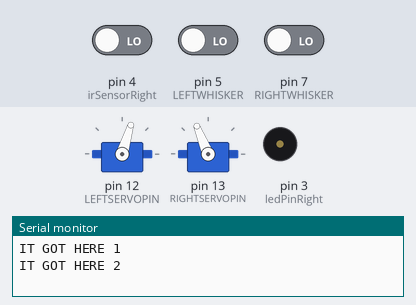
A sketch run on a simulated Arduino Uno, built with avr-gcc and run on an emulated ATmega328P. Shown: 2 × servo, buzzer (waves = sounding), the last lines printed to the serial monitor. Inputs (shaded band) come from the test bench; at power-on: pin 5 (LEFTWHISKER) LOW, pin 7 (RIGHTWHISKER) LOW, pin 4 (irSensorRight) LOW. EEPROM starts erased.

Above: at 1.3 s.
1.4 s: pin 5 (LEFTWHISKER) driven HIGH and pin 7 (RIGHTWHISKER) driven HIGH
At 2.7 s:
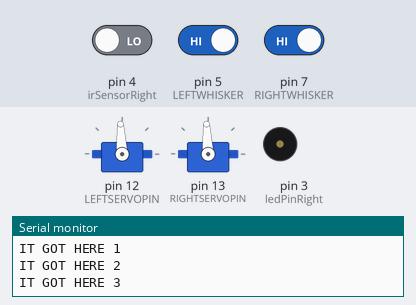
3.4 s: pin 4 (irSensorRight) driven HIGH
At 4.3 s:
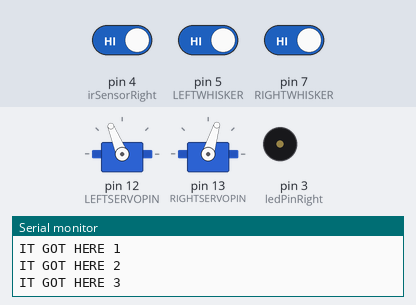
Timing chart, 0 to 6.4 s (numbered marks = the images above; inputs shaded):
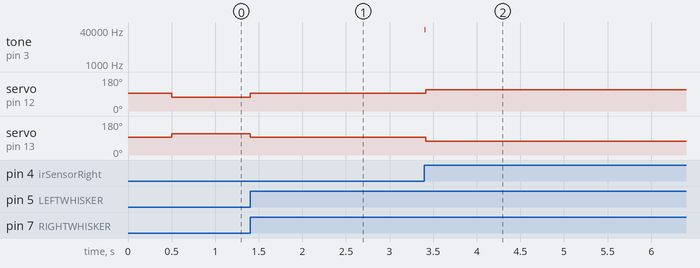

The sketch:

IR_Detection_Zone_Characterization.ino
```cpp
#include <Servo.h>
#include <EEPROM.h>

// SERVO MOTORS
Servo leftServo;
Servo rightServo;
const int LEFTSERVOPIN = 12;
const int RIGHTSERVOPIN = 13;

// IR LED/SENSOR
const int ledPinLeft = 10;
const int irSensorLeft = 6;
const int ledPinRight = 3;
const int irSensorRight = 4;

// WHISKER
const int LEFTWHISKER = 5;
const int RIGHTWHISKER = 7;

// SONAR PINS
const int PINGEMITTER = 10;
const int PINGRECEIVER = 10;

// -- Global variables for EEPROM
int address = 1;
//int count = 0; // 30 measurements

const int usTocm = 29;

void setup() {
  Serial.begin(9600);

  pinMode(ledPinRight, OUTPUT);
  pinMode(irSensorRight, INPUT);

  pinMode(LEFTWHISKER, INPUT);
  pinMode(RIGHTWHISKER, INPUT);

  leftServo.attach(LEFTSERVOPIN);
  rightServo.attach(RIGHTSERVOPIN);

  for(int zone = 0; zone <= 4; ++zone) {

      // Step 2: Roll forward until whisker touches, then pause for 1/2 second
      driveServos(200, 200);;
      while (digitalRead(LEFTWHISKER) == 1 || digitalRead(RIGHTWHISKER) == 1);
      driveServos(0, 0);
      Serial.println("IT GOT HERE 1");
      delay(500);

      // Step 3: Roll backwards until it no longer touches the wall, then pause for 1/2 second
      Serial.println("IT GOT HERE 2");
      driveServos(-200,-200);
      while (digitalRead(LEFTWHISKER) == 0 || digitalRead(RIGHTWHISKER) == 0);
      driveServos(0, 0);
      Serial.println("IT GOT HERE 3");
      delay(500);

      // Step 4: Read current time with millis() function. This is the start time
      unsigned long startTime = millis();

      // Step 5: Move backwards until sensors cannot detect
      while(irDistance(ledPinRight, irSensorRight) == zone);
      // while(irDistance(ledPinLeft, irSensorLeft) == zone); // --> for left IR sensors
      driveServos(-200, -200);

      // Step 6: Read end time with the millis() function. This is the end time.
      unsigned long endTime = millis();

      // Step 7: Record time (end - start) in the EEPROM
      unsigned long diff = (endTime - startTime);

      // split the elapsed time into two values to facilitate writing to EEPROM
      unsigned long high = (unsigned long)(diff / 256); // -- quotient of diff/256
      unsigned long low = (unsigned long)(diff % 256);  // -- remainder of diff/256

      EEPROM.write(address, high);
      ++address;
      EEPROM.write(address, low);
      ++address;

    }

  // # Number of measurements
  EEPROM.write(0, 30);

}

void loop() {

}

// -- InfraRed functions
int irDetect(int irLedPin, int irSensorPin, long freq){
  tone(irLedPin, freq, 8);
  delay(1);
  int ir = digitalRead(irSensorPin);
  delay(1);
  return ir;
}

int irDistance(int irLedPin, int irSensorPin){
  int distance = 0;
  // 33000
  for(long f = 38000; f <= 42000; f += 1000){
    distance += irDetect(irLedPin, irSensorPin, f);
  }
  return distance;
}

// -- Movement functions
void driveServos(int leftpw, int rightpw) {

  rightServo.writeMicroseconds(1500 - leftpw);
  leftServo.writeMicroseconds(1500 + rightpw);

}


/*
 * Get cm distance measurment from Ping Ultrasonic Distance Sensor
 * Returns: distance measurement in cm.
 */
int cmDistance() {
  int distance = 0;                                // Initialize distance to zero
  do                                               // Loop in case of zero measurement
  {
    int us = ping(PINGEMITTER, PINGRECEIVER);      // Get measurement in microseconds
    distance = convert(us, usTocm);                // Convert microseconds to cm
    delay(3);                                      // Pause before retry (if needed)
  }
  while(distance == 0);
  return distance;                                 // Return distance measurement
}

/*
 * Converts measurement in microseconds round trip measurement to units of distance
 * depending on the constant used.
 * Parameters: us - microsecond value from Sonar echo time measurement.
 *             scalar - 29 for us to cm, or 74 for us to in.
 * Returns:    distance measurement dictated by the scalar.
 */
int convert(int us, int scalar) {
    return us / scalar / 2;                        // Echo round trip time -> cm
}


long ping(int emmitterpin, int receiverpin) {
  long duration;                                   // Variables for calculating distance
  pinMode(emmitterpin, OUTPUT);                    // TRIG pin -> output
  digitalWrite(emmitterpin, LOW);                  // Generate a 5 microsecond pulse

  delayMicroseconds(2);
  digitalWrite(emmitterpin, HIGH);
  delayMicroseconds(5);
  digitalWrite(emmitterpin, LOW);

  pinMode(receiverpin, INPUT);                     // Set ECHO pin to input
  duration = pulseIn(receiverpin, HIGH, 25000);    // Measure echo time pulse from sonar
  return duration;                                 // Return pulse duration in microseconds
}
```

Measured:
- after the input at 1.4 s, servo on pin 12 (LEFTSERVOPIN): 73° → 93° at once; servo on pin 13 (RIGHTSERVOPIN): 112° → 93° at once
- after the input at 3.4 s, tone on pin 3 (ledPinRight): silent → 42000 Hz at once, → silent 0.01 s later; servo on pin 12 (LEFTSERVOPIN): 93° → 112° at once; servo on pin 13 (RIGHTSERVOPIN): 93° → 73° at once
